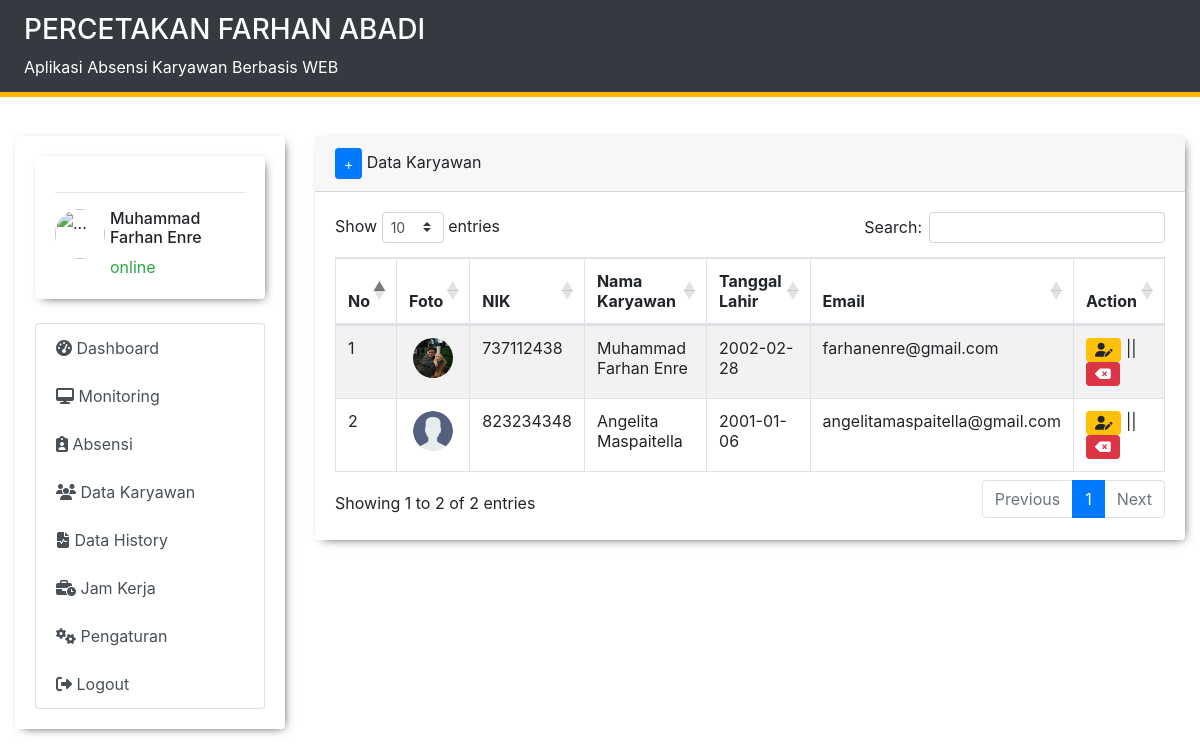
The page /data_karyawan.php (signed in) on the database its author committed.
### tables this page shows
CREATE TABLE `tbl_karyawan` (
  `nik` int(40) NOT NULL,
  `no_kartu` varchar(20) DEFAULT NULL,
  `nama_karyawan` varchar(50) DEFAULT NULL,
  `tanggal_lahir` varchar(50) DEFAULT NULL,
  `jk` enum('P','L') DEFAULT NULL,
  `alamat` text DEFAULT NULL,
  `email` varchar(50) DEFAULT NULL,
  `password` varchar(50) DEFAULT NULL,
  `foto_karyawan` text DEFAULT NULL,
  `status` enum('offline','online') DEFAULT NULL,
  `status_absen` enum('izin','sakit','alfa','hadir') DEFAULT NULL,
  PRIMARY KEY (`nik`)
);

### data_karyawan.php (the view, shortened to what this page needs)
<?php
    require 'template/header.php';
    require 'template/navbar.php';
?>
<div class="col-md-9 mt-4">
    <div class="card">
        <div class="card-header">
        <button type="button" class="btn btn-primary btn-sm" data-toggle="modal" data-target="#exampleModal">&plus;</button>
        Data Karyawan
    </div>
        <div class="card-body">
            <table id="example" class="table table-striped table-bordered" style="width:100%">
                <thead>
                    <tr>
                        <th>No</th>
                        <th>Foto</th>
                        <th>NIK</th>
                        <th>Nama Karyawan</th>
                        <th>Tanggal Lahir</th>
                        <th>Email</th>
                        <th>Action</th>
                    </tr>
                </thead>
                <tbody>
                    <?php
                        include 'db/koneksi.php';
                        $no = 1;
                        $karyawan = mysqli_query($koneksi,"SELECT * FROM tbl_karyawan");
                        while ($row = mysqli_fetch_assoc($karyawan)){
                    ?>
                    <tr>
                        <td><?= $no; ?></td>
                        <td><center><img src="img/<?= $row['foto_karyawan'];?>" alt="..." class="img-linkar"></center></td>
                        <td><?= $row['nik']; ?></td>
                        <td><?= $row['nama_karyawan']; ?></td>
                        <td><?= $row['tanggal_lahir']; ?></td>
                        <td><?= $row['email']; ?></td>
                        <td>
                            <button name="edit" data-toggle="modal" data-target="#edit_karyawan<?= $row['nik'];?>" class="btn btn-warning btn-sm"><i class="fa-solid fa-user-pen"></i></button> ||
                            <button name="hapus" class="btn btn-danger btn-sm"><i class="fa-solid fa-delete-left"></i></button>
                        </td>
                    </tr>
                            <?php
                                $nik = $row['nik'];
                                $qury = mysqli_query($koneksi,"SELECT * FROM tbl_karyawan WHERE nik='$nik'");
                                while ($data = mysqli_fetch_assoc($qury)){
                            ?>
                        <?php $no++; } ?>
                    <?php }?>
                </tbody>
            </table>
        </div>
    </div>
</div>
<?php
    require 'template/footer.php';
?>

### template/navbar.php (style rules this page uses)
.card { border : 0; box-shadow: 3px 3px 10px -5px; }

### data_karyawan.php (style rules this page uses)
.img-linkar { width: 40px; height: 40px; border-radius: 100%; }

### rows shown on the page
tbl_karyawan: no "1", foto_karyawan (picture), nik "737112438", nama_karyawan "Muhammad Farhan Enre", tanggal_lahir "2002-02-28", email "farhanenre@gmail.com"
tbl_karyawan: no "2", foto_karyawan (placeholder picture), nik "823234348", nama_karyawan "Angelita Maspaitella", tanggal_lahir "2001-01-06", email "angelitamaspaitella@gmail.com"

### other values the page prints
$_SESSION['nama_admin'] "Muhammad Farhan Enre"
$_SESSION['status'] "online"
